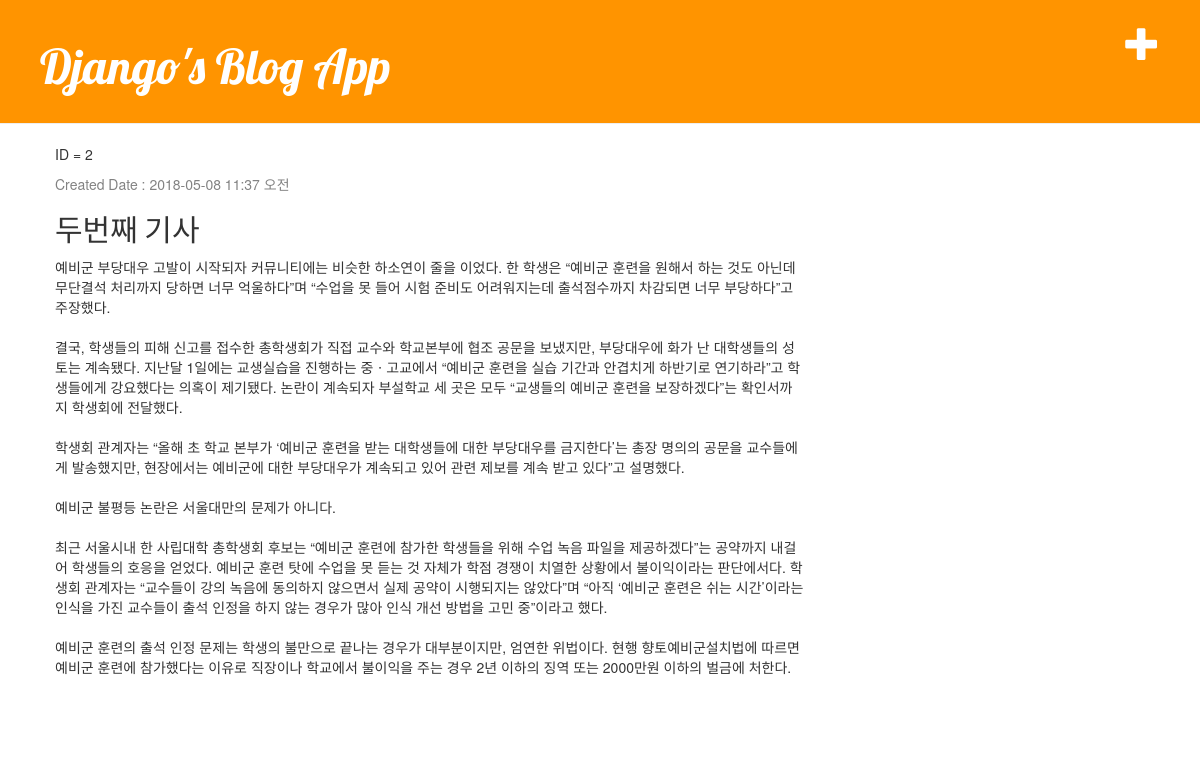
The app's page /post/2/ with its own data.
### blog/models.py (models this page shows, shortened)
class Post(models.Model):
    author = models.ForeignKey('auth.user')
    title = models.CharField(max_length=200)
    text = models.TextField()
    created_date = models.DateTimeField(default=timezone.now)
    published_date = models.DateTimeField(blank=True, null=True)

### blog/views.py (the view)
# urls.py: url(r'^post/(?P<pk>\d+)/$', views.post_detail, name='post_detail'),
def post_detail(request, pk):
    post = get_object_or_404(Post, pk=pk)
    return render(request, 'blog/post_detail.html', {'post': post})

### blog/templates/blog/post_detail.html (shortened to what this page needs)
{% extends 'blog/base.html' %}
{% block content %}
     <div class="post">
         <p>ID = {{post.id}}</p>
         <div class="date">
            <p>Created Date : {{post.created_date | date:"Y-m-d g:i a"}}</p>
        </div>
        <h2>{{post.title}}</a> </h2>
        <p>{{post.text | linebreaksbr}}</p>
    </div>
{% endblock %}

### blog/static/css/blog.css (style rules this page uses)
h1, h2, h3, h4 { font-family: 'Lobster', cursive; }
.date { color: #828282; }
.post { margin-bottom: 70px; }

### records on screen
Post: id "2", created_date "2018-05-08 11:37 오전", title "두번째 기사", text "예비군 부당대우 고발이 시작되자 커뮤니티에는 비슷한 하소연이 줄을 이었다. 한 학생은 “예비군 훈련을 원해서 하는 것도 아닌데 무단결석 처리까지 당하면 너무 억울하다”며 “수업을 못 들어 시험 준비도 어려워지는데 출석점수까지 차감되면 너무 부당하다”고 주장했다. 결국, 학생들의 피해 신고를 접수한 총학생회가 직접 교수와 학교본부에 협조 공문을 보냈지만, 부당대우에 화가 난 대학생들의 성토는 계속됐다. 지난달 1일에는 교생실습을 진행하는 중ㆍ고교에서 “예비군 훈련을 실습 기간과 안겹치게 하반기로 연기하라”고 학생들에게 강요했다는 의혹이 제기됐다. 논란이 계속되자 부설학교 세 곳은 모두 “교생들의 예비군 훈련을 보장하겠다”는 확인서까지 학생회에 전달했다. 학생회 관계자는 “올해 초 학교 본부가 ‘예비군 훈련을 받는 대학생들에 대한 부당대우를 금지한다’는 총장 명의의 공문을 교수들에게 발송했지만, 현장에서는 예비군에 대한 부당대우가 계속되고 있어 관련 제보를 계속 받고 있다”고 설명했다. 예비군 불평등 논란은 서울대만의 문제가 아니다. 최근 서울시내 한 사립대학 총학생회 후보는 “예비군 훈련에 참가한 학생들을 위해 수업 녹음 파일을 제공하겠다”는 공약까지 내걸어 학생들의 호응을 얻었다. 예비군 훈련 탓에 수업을 못 듣는 것 자체가 학점 경쟁이 치열한 상황에서 불이익이라는 판단에서다. 학생회 관계자는 “교수들이 강의 녹음에 동의하지…"
